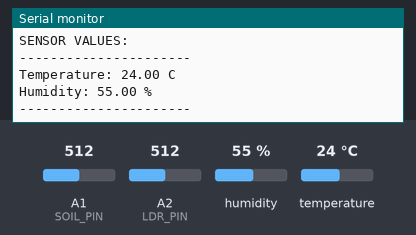
A sketch run on a simulated Arduino Uno, built with avr-gcc and run on an emulated ATmega328P. On the bench: the last lines printed to the serial monitor. Inputs (shaded band) come from the test bench; at power-on: humidity 55 %, A1 (SOIL_PIN) = 512, A2 (LDR_PIN) = 512, temperature 24 °C.

Above: at 7.8 s.
7.9 s: humidity set to 22 %
At 10.3 s:
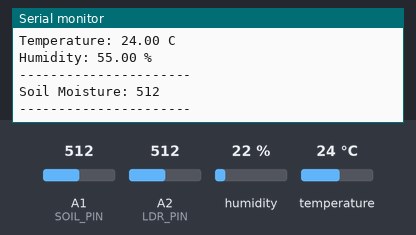
15.8 s: A1 (SOIL_PIN) set to 716
At 17.2 s:
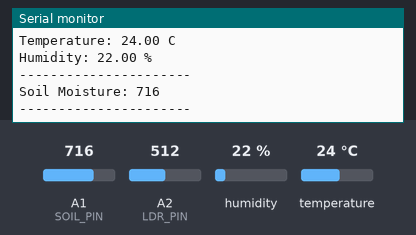
23.7 s: A2 (LDR_PIN) set to 716
At 25.8 s:
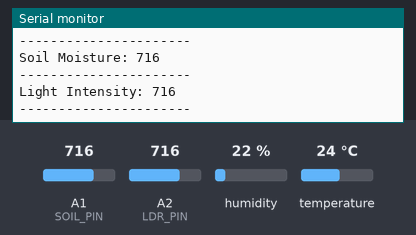
31.6 s: temperature set to 12 °C
At 36.1 s:
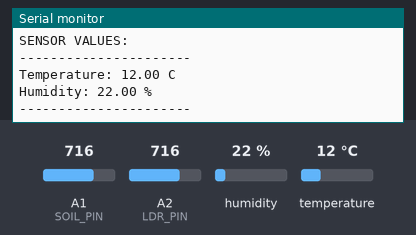
39.5 s: A1 (SOIL_PIN) set to 992
At 45.0 s:
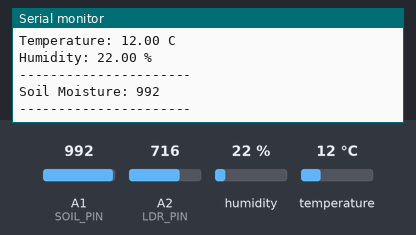
47.4 s: A2 (LDR_PIN) set to 992
At 54.7 s:
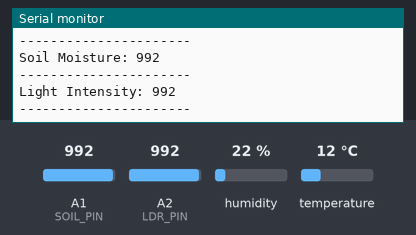
Timing chart, 0 to 56.2 s (numbered marks = the images above; inputs shaded):
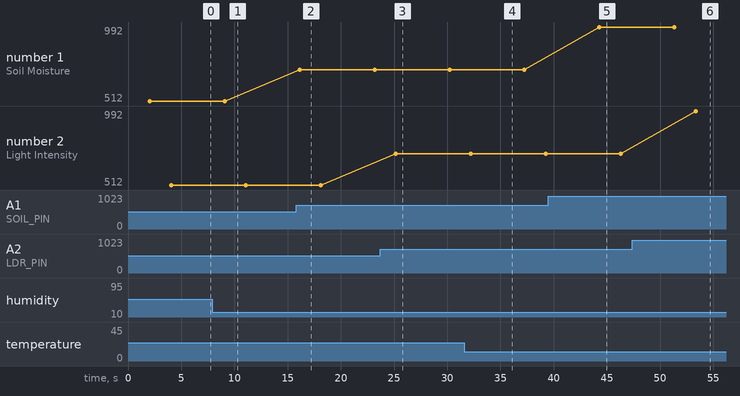

The sketch:

Final_Raw.ino
```cpp
#include <DHT.h>

#define DHTPIN A0        // DHT11 connected to Digital Pin 2
#define DHTTYPE DHT11
DHT dht(DHTPIN, DHTTYPE);

#define SOIL_PIN A1     // Soil Moisture Sensor on Analog Pin A1
#define LDR_PIN A2      // LDR Sensor on Analog Pin A2

void setup() {
    Serial.begin(9600);
    dht.begin();
}

void loop() {
    Serial.println("\nSENSOR VALUES:");
    Serial.println("----------------------");

    // Read DHT11 Temperature & Humidity
    float temp = dht.readTemperature();
    float humidity = dht.readHumidity();
    Serial.print("Temperature: "); Serial.print(temp); Serial.println(" C");
    Serial.print("Humidity: "); Serial.print(humidity); Serial.println(" %");
    Serial.println("----------------------");
    delay(2000);  // Slow Display

    // Read Soil Moisture Sensor
    int soilMoisture = analogRead(SOIL_PIN);
    Serial.print("Soil Moisture: "); Serial.print(soilMoisture);
    Serial.println();
    Serial.println("----------------------");
    delay(2000);

    // Read LDR Sensor (Light Intensity)
    int lightLevel = analogRead(LDR_PIN);
    Serial.print("Light Intensity: "); Serial.print(lightLevel);
    Serial.println();
    Serial.println("----------------------");

    delay(3000);  // Slower display cycle for better readability
}
```

Measured:
- after the input at 15.8 s, the serial monitor: prints a new line after 0.33 s (image 2)
- after the input at 23.7 s, the serial monitor: prints a new line after 1.5 s (image 3)
- after the input at 31.6 s, the serial monitor: prints a new line after 3.7 s (image 4)
- after the input at 39.5 s, the serial monitor: prints a new line after 4.8 s (image 5)
- after the input at 47.4 s, the serial monitor: prints a new line after 6.0 s (image 6)
- plotted number 1: 512 → 716 after the input at 15.8 s, 716 → 992 after the input at 39.5 s
